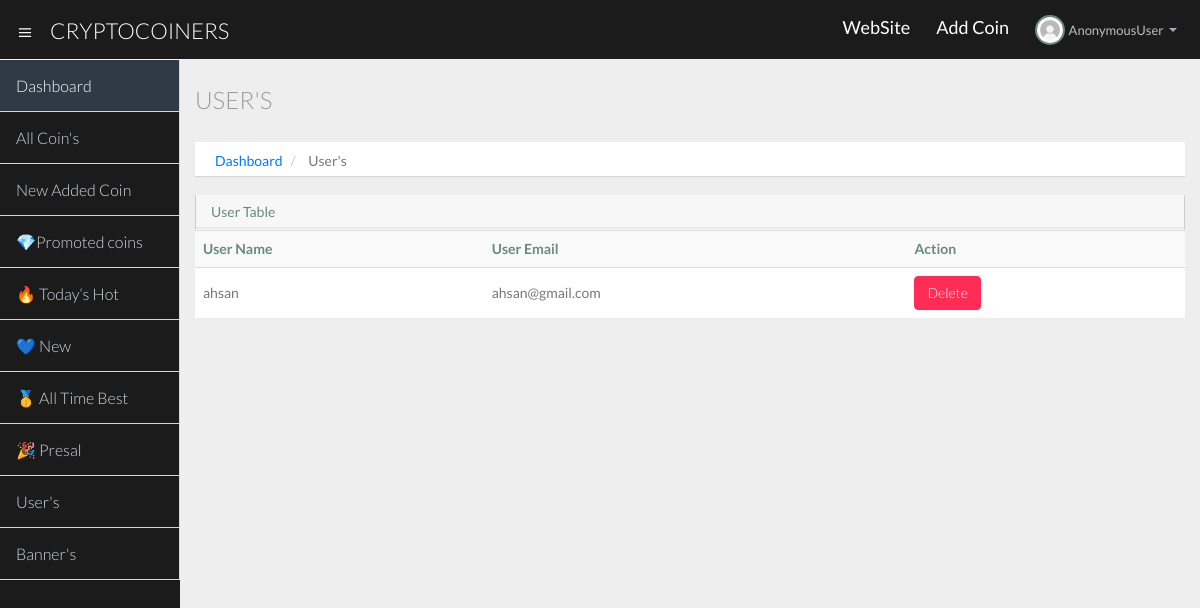
/users/, run on an earlier commit of the app's database.
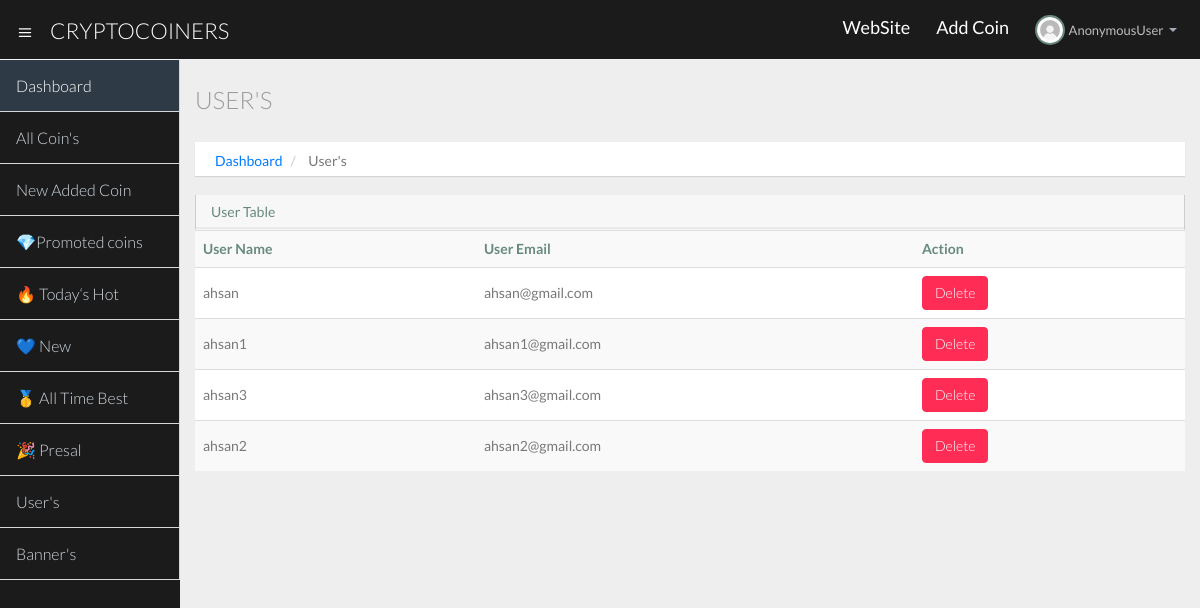
And on a later commit of the database.
### cryptocoinersite/models.py (models this page shows, shortened)
class Extend(models.Model):
    id = models.AutoField(primary_key=True)
    user_type = models.CharField(max_length= 15)
    user = models.OneToOneField(User , on_delete=models.CASCADE)

### adminsite/views.py (the view)
# urls.py: path('users/', views.users, name='users'),
def users(request):
    alluser = Extend.objects.filter(user_type='user')
    return render(request, 'adminsite/user.html'  ,{'alluser':alluser})

### templates/adminsite/user.html (shortened to what this page needs)
{% extends 'adminsite/basic.html' %}
{% block body %}
{% load static %}
<section id="main-content">
  <section class="wrapper">
    <div class="row">
      <div class="col-lg-12">
        <h3 class="page-header"> User's</h3>
        <ol class="breadcrumb">
          <li><a href="/dashboard">Dashboard</a></li>
          <li>User's</li>
        </ol>
      </div>
    </div>
    <div class="row">
      <div class="col-lg-12">
        <section class="panel">
          <header class="panel-heading">
            User Table
          </header>
          <table class="table table-striped table-advance table-hover">
            <tbody>
              <tr>
                <th> User Name</th>
                <th> User Email</th>
                <th> Action</th>
              </tr>
              {% if alluser %}
              {% for user in alluser %}
              <tr>
                <td>{{user.user.username}}</td>
                <td>{{user.user.email}}</td>
                <td>
                  <div class="">
                    <a class="btn btn-danger" href="{% url 'udelete' user.user.id %}">Delete</a>
                  </div>
                </td>
              </tr>
              {% endfor %}
              {% else %}
              <tr>
                <td class="text-center">no record found.</td>
              </tr>
              {% endif %}
            </tbody>
          </table>
        </section>
      </div>
    </div>
  </section>
</section>
{% endblock body %}

What changed in the data, as far as the page shows it:
added Extend: user.username "ahsan1", user.email "ahsan1@gmail.com"
added Extend: user.username "ahsan3", user.email "ahsan3@gmail.com"
added Extend: user.username "ahsan2", user.email "ahsan2@gmail.com"
